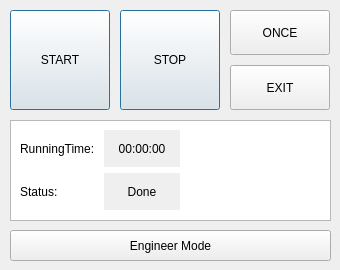
<?xml version="1.0" encoding="UTF-8"?>
<ui version="4.0">
 <class>SimpleWindow</class>
 <widget class="QWidget" name="SimpleWindow">
  <property name="geometry">
   <rect>
    <x>0</x>
    <y>0</y>
    <width>340</width>
    <height>270</height>
   </rect>
  </property>
  <property name="windowTitle">
   <string>Form</string>
  </property>
  <widget class="QPushButton" name="buttonStart">
   <property name="geometry">
    <rect>
     <x>10</x>
     <y>10</y>
     <width>100</width>
     <height>100</height>
    </rect>
   </property>
   <property name="text">
    <string>START</string>
   </property>
   <property name="default">
    <bool>true</bool>
   </property>
  </widget>
  <widget class="QPushButton" name="buttonStop">
   <property name="geometry">
    <rect>
     <x>120</x>
     <y>10</y>
     <width>100</width>
     <height>100</height>
    </rect>
   </property>
   <property name="text">
    <string>STOP</string>
   </property>
   <property name="default">
    <bool>true</bool>
   </property>
  </widget>
  <widget class="QPushButton" name="buttonOnce">
   <property name="geometry">
    <rect>
     <x>230</x>
     <y>10</y>
     <width>100</width>
     <height>45</height>
    </rect>
   </property>
   <property name="text">
    <string>ONCE</string>
   </property>
  </widget>
  <widget class="QPushButton" name="buttonExit">
   <property name="geometry">
    <rect>
     <x>230</x>
     <y>65</y>
     <width>100</width>
     <height>45</height>
    </rect>
   </property>
   <property name="text">
    <string>EXIT</string>
   </property>
   <property name="autoDefault">
    <bool>false</bool>
   </property>
   <property name="default">
    <bool>false</bool>
   </property>
   <property name="flat">
    <bool>false</bool>
   </property>
  </widget>
  <widget class="QListView" name="listView">
   <property name="geometry">
    <rect>
     <x>10</x>
     <y>120</y>
     <width>321</width>
     <height>101</height>
    </rect>
   </property>
  </widget>
  <widget class="QWidget" name="gridLayoutWidget">
   <property name="geometry">
    <rect>
     <x>20</x>
     <y>130</y>
     <width>160</width>
     <height>80</height>
    </rect>
   </property>
   <layout class="QGridLayout" name="gridLayout">
    <item row="0" column="0">
     <widget class="QLabel" name="label">
      <property name="text">
       <string>RunningTime: </string>
      </property>
     </widget>
    </item>
    <item row="0" column="1">
     <widget class="QLabel" name="labelRunningTime">
      <property name="autoFillBackground">
       <bool>true</bool>
      </property>
      <property name="text">
       <string>00:00:00</string>
      </property>
      <property name="alignment">
       <set>Qt::AlignCenter</set>
      </property>
     </widget>
    </item>
    <item row="1" column="0">
     <widget class="QLabel" name="label_3">
      <property name="text">
       <string>Status:</string>
      </property>
     </widget>
    </item>
    <item row="1" column="1">
     <widget class="QLabel" name="labelStatus">
      <property name="autoFillBackground">
       <bool>true</bool>
      </property>
      <property name="text">
       <string>Done</string>
      </property>
      <property name="alignment">
       <set>Qt::AlignCenter</set>
      </property>
     </widget>
    </item>
   </layout>
  </widget>
  <widget class="QPushButton" name="buttonEngineerMode">
   <property name="geometry">
    <rect>
     <x>10</x>
     <y>230</y>
     <width>321</width>
     <height>31</height>
    </rect>
   </property>
   <property name="text">
    <string>Engineer Mode</string>
   </property>
  </widget>
  <zorder>listView</zorder>
  <zorder>buttonStart</zorder>
  <zorder>buttonStop</zorder>
  <zorder>buttonOnce</zorder>
  <zorder>buttonExit</zorder>
  <zorder>gridLayoutWidget</zorder>
  <zorder>buttonEngineerMode</zorder>
 </widget>
 <resources/>
 <connections/>
</ui>
